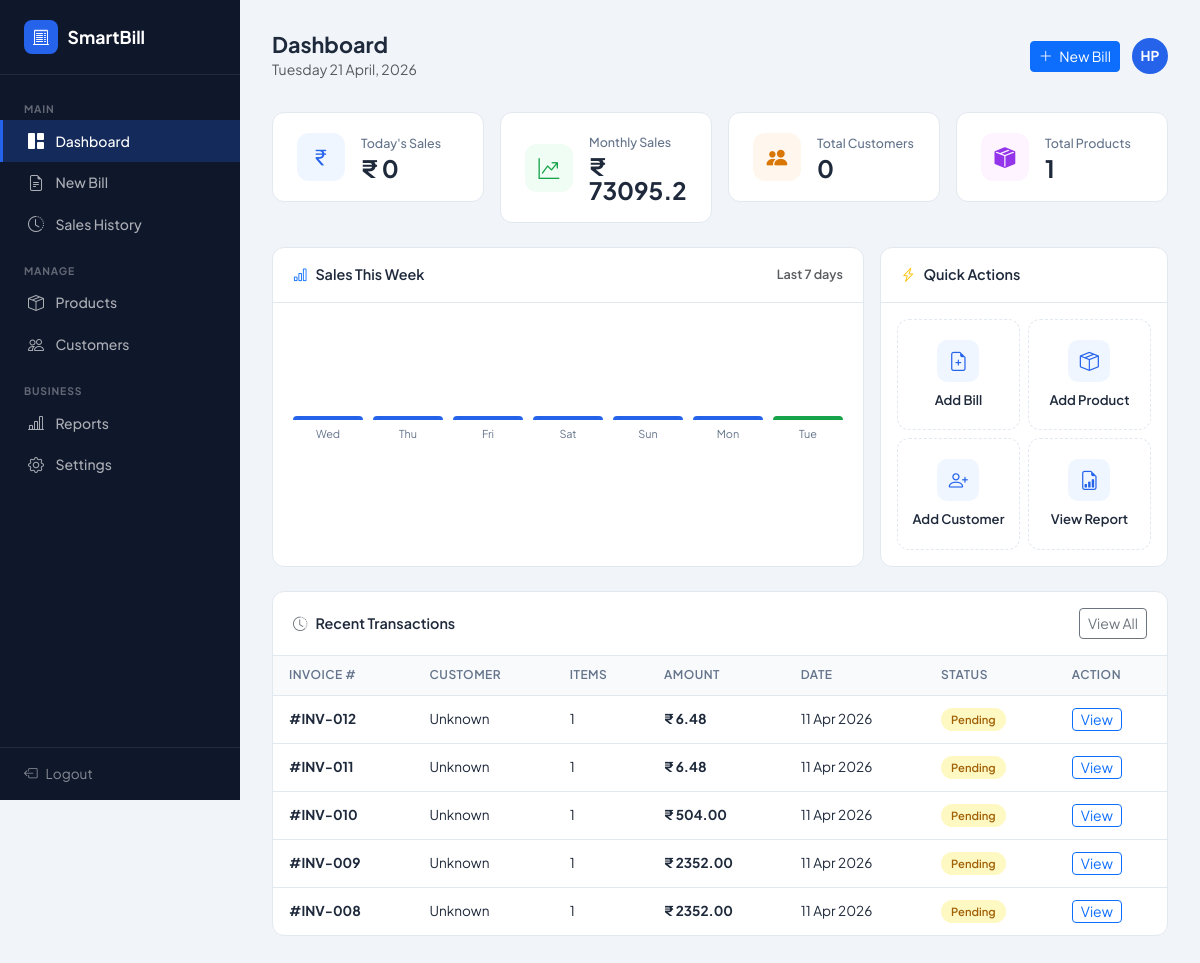
The page /dashboard/ (signed in) on the database its author committed.
### myweb/models.py (models this page shows, shortened)
class Invoice(models.Model):
    user = models.ForeignKey(User,on_delete=models.CASCADE)
    Inv_number = models.IntegerField()
    Inv_Total = models.FloatField()
    Inv_subtotal = models.FloatField()
    Inv_gst = models.FloatField()
    Inv_discount = models.FloatField()
    Inv_additional_charges = models.FloatField()
    Inv_internal_notes = models.TextField()
    Inv_bill_date = models.DateField()
    Inv_due_bill_date = models.DateField()
    Inv_payment_mode = models.CharField()
    Customer_number = models.IntegerField()

class Formet(models.Model):
    user = models.ForeignKey(User,on_delete=models.CASCADE)
    Inv_prefix = models.CharField(default="INV-")
    Inv_footer = models.CharField(default="Thank you for your purchase! For queries, contact us at shop@billmate.in")
    Inv_due_days = models.IntegerField( default=15)
    Show_signature_area = models.BooleanField(default=True)
    Show_TC = models.BooleanField(default=True)

### myweb/views.py (the view)
# urls.py: path('dashboard/', views.dashboard, name='dashboard'),
@login_required(login_url="/signin/")
def dashboard(request):
    initials = request.user.first_name[0].upper() + request.user.last_name[0].upper() if request.user.first_name and request.user.last_name else "U"
    inv = Invoice.objects.filter(user = request.user)
    today_sales = inv.filter(Inv_bill_date = date.today()).aggregate(total=Sum('Inv_Total'))['total'] or 0
    monthly_sales = inv.filter(Inv_bill_date__year=date.today().year, Inv_bill_date__month=date.today().month).aggregate(total=Sum('Inv_Total'))['total'] or 0
    total_customers = Customer.objects.filter(user=request.user).count()
    total_products = Products.objects.filter(user=request.user).count()
    week = {}
    Seles_t = 0
    for i in range(6, -1, -1):
        day_date = date.today() - timedelta(days=i)
        day_name = day_date.strftime("%a")
        week[f"day_{6-i}"] = day_name
        sales = inv.filter(Inv_bill_date=day_date).aggregate(total=Sum('Inv_Total'))['total'] or 0
        Seles_t += sales
    for i in range(7):
        day_sales = inv.filter(Inv_bill_date=date.today() - timedelta(days=6-i)).aggregate(total=Sum('Inv_Total'))['total'] or 0
        week[f"sales_per_{i}"] = (day_sales / Seles_t * 90) if Seles_t != 0 else 0
    recent_invoices = inv.order_by('-id')[:5]
    for inv in recent_invoices:
        inv.Customer_name = Customer.objects.filter(user=request.user).filter(Customer_mobile = inv.Customer_number).first().Customer_name if Customer.objects.filter(user=request.user).filter(Customer_mobile = inv.Customer_number).exists() else " Unknown"
        inv.Inv_items = Sells.objects.filter(user=request.user).filter(Inv_number = inv).count()
        inv.Inv_status = "Paid" if inv.Inv_due_bill_date <= date.today() else "Pending"
        inv.format = Formet.objects.filter(user = request.user).first().Inv_prefix
    data = {
        "initials": initials,
        "today_sales": today_sales,
        "monthly_sales": monthly_sales,
        "total_customers": total_customers,
        "total_products": total_products,
        "week": week,
        "recent_invoices": recent_invoices
    }
    context = {"page":"home", "data": data}
    return render(request,'dashboard.html',context)

### myweb/templates/dashboard.html (shortened to what this page needs)
{% load static %}
<!DOCTYPE html>
<html lang="en">
<head>
  <link rel="stylesheet" href="https://cdn.jsdelivr.net/npm/bootstrap@5.3.3/dist/css/bootstrap.min.css" />
  <link rel="stylesheet" href="https://cdn.jsdelivr.net/npm/bootstrap-icons@1.11.3/font/bootstrap-icons.min.css" />
  <link rel="stylesheet" href="{% static 'dashboard.css' %}">
</head>
<body>
  <aside class="sidebar" id="sidebar">
    <a href="{% url 'dashboard' %}" class="sidebar-brand">
      <span class="icon-wrap"><i class="bi bi-receipt-cutoff"></i></span>
      SmartBill
    </a>
    <nav class="sidebar-nav">
      <div class="nav-label">Main</div>
      <a href="{% url 'dashboard' %}" class="nav-link-item active">
        <i class="bi bi-grid-1x2-fill"></i> Dashboard
      </a>
      <a href="{% url 'billing' %}" class="nav-link-item">
        <i class="bi bi-file-earmark-text"></i> New Bill
      </a>
      <a href="{% url 'sales_history' %}" class="nav-link-item">
        <i class="bi bi-clock-history"></i> Sales History
      </a>
      <div class="nav-label mt-2">Manage</div>
      <a href="{% url 'products' %}" class="nav-link-item">
        <i class="bi bi-box-seam"></i> Products
      </a>
      <a href="{% url 'customers' %}" class="nav-link-item">
        <i class="bi bi-people"></i> Customers
      </a>
      <div class="nav-label mt-2">Business</div>
      <a href="{% url 'reports' %}" class="nav-link-item"><i class="bi bi-bar-chart-line"></i> Reports</a>
      <a href="{% url 'settings' %}" class="nav-link-item">
        <i class="bi bi-gear"></i> Settings
      </a>
    </nav>
    <div class="sidebar-footer">
      <a href="{% url 'Signout' %}"><i class="bi bi-box-arrow-left"></i> Logout</a>
    </div>
  </aside>
  <main class="main-content">
    <div class="topbar">
      <div>
        <h1 class="d-inline">Dashboard</h1>
        <p class="text-muted small mb-0" id="today-date"></p>
      </div>
      <div class="topbar-right">
        <a href="{% url 'billing' %}" class="btn btn-sm btn-primary">
          <i class="bi bi-plus-lg me-1"></i> New Bill
        </a>
        <div class="avatar">{{ data.initials }}</div>
      </div>
    </div>
    <div class="row g-3 mb-4">
      <div class="col-12 col-sm-6 col-xl-3">
        <div class="stat-card">
          <div class="stat-icon" style="background:#eff6ff; color:#2563eb;">
            <i class="bi bi-currency-rupee"></i>
          </div>
          <div>
            <div class="stat-label">Today's Sales</div>
            <div class="stat-value">₹ {{ data.today_sales|floatformat:"0.f" }}</div>
          </div>
        </div>
      </div>
      <div class="col-12 col-sm-6 col-xl-3">
        <div class="stat-card">
          <div class="stat-icon" style="background:#f0fdf4; color:#16a34a;">
            <i class="bi bi-graph-up-arrow"></i>
          </div>
          <div>
            <div class="stat-label">Monthly Sales</div>
            <div class="stat-value">₹ {{ data.monthly_sales|floatformat:"0.f" }}</div>
          </div>
        </div>
      </div>
      <div class="col-12 col-sm-6 col-xl-3">
        <div class="stat-card">
          <div class="stat-icon" style="background:#fff7ed; color:#d97706;">
            <i class="bi bi-people-fill"></i>
          </div>
          <div>
            <div class="stat-label">Total Customers</div>
            <div class="stat-value">{{ data.total_customers }}</div>
          </div>
        </div>
      </div>
      <div class="col-12 col-sm-6 col-xl-3">
        <div class="stat-card">
          <div class="stat-icon" style="background:#fdf4ff; color:#9333ea;">
            <i class="bi bi-box-seam-fill"></i>
          </div>
          <div>
            <div class="stat-label">Total Products</div>
            <div class="stat-value">{{ data.total_products }}</div>
          </div>
        </div>
      </div>
    </div>
    <div class="row g-3 mb-4">
      <div class="col-12 col-lg-8">
        <div class="section-card h-100">
          <div class="section-card-header">
            <span><i class="bi bi-bar-chart me-2 text-primary"></i>Sales This Week</span>
            <span class="text-muted small">Last 7 days</span>
          </div>
          <div class="chart-wrap">
            <div class="bar-col">
              <div class="bar" style="height:{{ data.week.sales_per_0 }}px"></div>
              <div class="bar-label">{{ data.week.day_0 }}</div>
            </div>
            <div class="bar-col">
              <div class="bar" style="height:{{ data.week.sales_per_1 }}px"></div>
              <div class="bar-label">{{ data.week.day_1 }}</div>
            </div>
            <div class="bar-col">
              <div class="bar" style="height:{{ data.week.sales_per_2 }}px"></div>
              <div class="bar-label">{{ data.week.day_2 }}</div>
            </div>
            <div class="bar-col">
              <div class="bar" style="height:{{ data.week.sales_per_3 }}px"></div>
              <div class="bar-label">{{ data.week.day_3 }}</div>
            </div>
            <div class="bar-col">
              <div class="bar" style="height:{{ data.week.sales_per_4 }}px"></div>
              <div class="bar-label">{{ data.week.day_4 }}</div>
            </div>
            <div class="bar-col">
              <div class="bar" style="height:{{ data.week.sales_per_5 }}px"></div>
              <div class="bar-label">{{ data.week.day_5 }}</div>
            </div>
            <div class="bar-col">
              <div class="bar" style="height:{{ data.week.sales_per_6 }}px; background:#16a34a;"></div>
              <div class="bar-label">{{ data.week.day_6 }}</div>
            </div>
          </div>
        </div>
      </div>
      <div class="col-12 col-lg-4">
        <div class="section-card h-100">
          <div class="section-card-header">
            <span><i class="bi bi-lightning-charge me-2 text-warning"></i>Quick Actions</span>
          </div>
          <div class="p-3">
            <div class="row g-2">
              <div class="col-6">
                <a href="{% url 'billing' %}" class="quick-action-btn">
                  <div class="action-icon"><i class="bi bi-file-earmark-plus"></i></div>
                  Add Bill
                </a>
              </div>
              <div class="col-6">
                <a href="{% url 'products' %}" class="quick-action-btn">
                  <div class="action-icon"><i class="bi bi-box-seam"></i></div>
                  Add Product
                </a>
              </div>
              <div class="col-6">
                <a href="{% url 'customers' %}" class="quick-action-btn">
                  <div class="action-icon"><i class="bi bi-person-plus"></i></div>
                  Add Customer
                </a>
              </div>
              <div class="col-6">
                <a href="{% url 'reports' %}" class="quick-action-btn">
                  <div class="action-icon"><i class="bi bi-file-earmark-bar-graph"></i></div>
                  View Report
                </a>
              </div>
            </div>
          </div>
        </div>
      </div>
    </div>
    <div class="section-card">
      <div class="section-card-header">
        <span><i class="bi bi-clock-history me-2 text-secondary"></i>Recent Transactions</span>
        <a href="{% url 'sales_history' %}" class="btn btn-sm btn-outline-secondary">View All</a>
      </div>
      <div class="table-responsive">
        <table class="tx-table">
          <thead>
            <tr>
              <th>Invoice #</th>
              <th>Customer</th>
              <th>Items</th>
              <th>Amount</th>
              <th>Date</th>
              <th>Status</th>
              <th>Action</th>
            </tr>
          </thead>
          <tbody>
            {% for inv in data.recent_invoices %}
            <tr>
              <td><strong>#{{ inv.format }}{{ inv.Inv_number|stringformat:"03d" }}</strong></td>
              <td>{{ inv.Customer_name }}</td>
              <td>{{ inv.Inv_items }}</td>
              <td><strong>₹ {{ inv.Inv_Total|floatformat:2 }}</strong></td>
              <td>{{ inv.Inv_bill_date|date:'d M Y' }}</td>
              <td><span class="status-badge badge-{{ inv.Inv_status|lower }}">{{ inv.Inv_status }}</span></td>
              <form action="{% url 'invoice_h' %}" method="post">
                <td><button type="submit" value="{{ i.Inv_number }}" name="inv_number"
                    class="btn btn-sm btn-outline-primary py-0">View</button> </td>
              </form>
              {% endfor %}
          </tbody>
        </table>
      </div>
    </div>
  </main>
</body>
</html>

### rows shown on the page
Invoice: format "INV-", Inv_number "012", Customer_name "Unknown", Inv_items "1", Inv_Total "6.48", Inv_bill_date "11 Apr 2026", Inv_status "Pending"
Invoice: format "INV-", Inv_number "011", Customer_name "Unknown", Inv_items "1", Inv_Total "6.48", Inv_bill_date "11 Apr 2026", Inv_status "Pending"
Invoice: format "INV-", Inv_number "010", Customer_name "Unknown", Inv_items "1", Inv_Total "504.00", Inv_bill_date "11 Apr 2026", Inv_status "Pending"
Invoice: format "INV-", Inv_number "009", Customer_name "Unknown", Inv_items "1", Inv_Total "2352.00", Inv_bill_date "11 Apr 2026", Inv_status "Pending"
Invoice: format "INV-", Inv_number "008", Customer_name "Unknown", Inv_items "1", Inv_Total "2352.00", Inv_bill_date "11 Apr 2026", Inv_status "Pending"

### other values the page prints
{{ data.initials }} "HP"
{{ data.today_sales|floatformat:"0.f" }} "0"
{{ data.monthly_sales|floatformat:"0.f" }} "73095.2"
{{ data.total_customers }} "0"
{{ data.total_products }} "1"
{{ data.week.day_0 }} "Wed"
{{ data.week.day_1 }} "Thu"
{{ data.week.day_2 }} "Fri"
{{ data.week.day_3 }} "Sat"
{{ data.week.day_4 }} "Sun"
{{ data.week.day_5 }} "Mon"
{{ data.week.day_6 }} "Tue"
